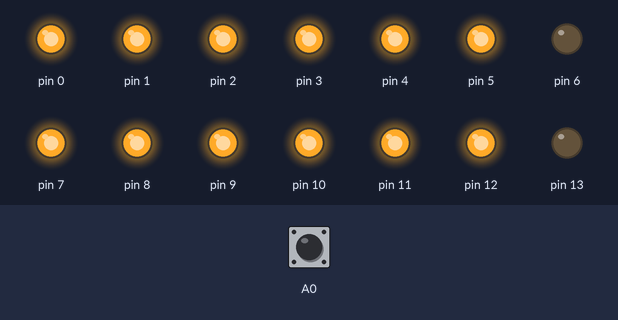
Recording of a sketch running on a simulated Arduino Uno, built with avr-gcc and run on an emulated ATmega328P. On the bench: output pins drawn as LEDs (lit = HIGH). Dashed ring = blinking. The inputs (shaded band) are chosen by the test bench; at power-on: A0 HIGH.

Above: at 1.2 s.
1.3 s: A0 pulsed LOW 5 times (0.12 s each, 0.3 s apart)
At 1.87 s:
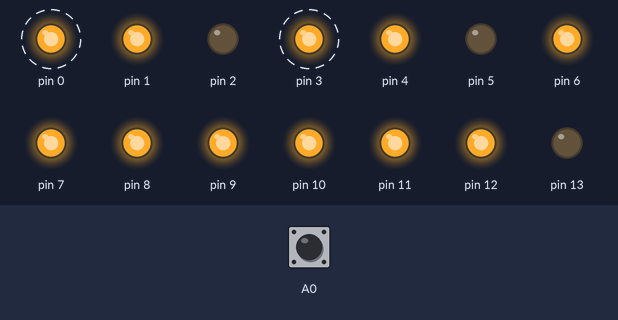
At 3.1 s:
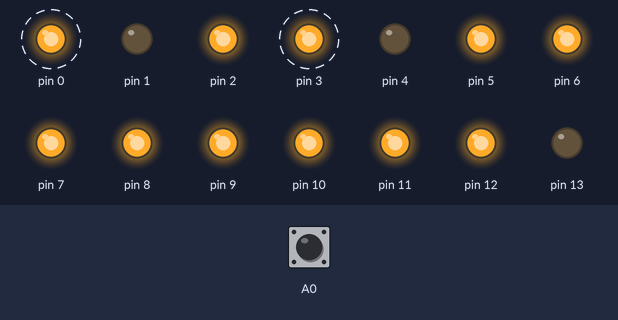
4.3 s: A0 pulsed LOW 2 times (0.12 s each, 0.3 s apart)
At 5.9 s:
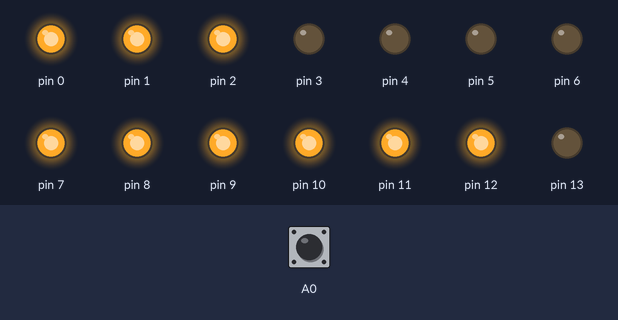
Timing chart, 0 to 7.4 s (numbered marks = the images above; inputs shaded):
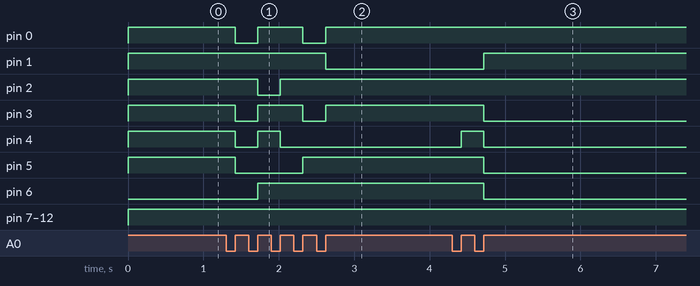

The sketch:

1.ino
```cpp
byte i, a, b , c = 0, d, e = 0;
int num[10][7] = {
  {1, 1, 1, 1, 1, 1, 0},
  {0, 1, 1, 0, 0, 0, 0},
  {1, 1, 0, 1, 1, 0, 1},
  {1, 1, 1, 1, 0, 0, 1},
  {0, 1, 1, 0, 0, 1, 1},
  {1, 0, 1, 1, 0, 1, 1},
  {1, 0, 1, 1, 1, 1, 1},
  {1, 1, 1, 0, 0, 0, 0},
  {1, 1, 1, 1, 1, 1, 1},
  {1, 1, 1, 1, 0, 1, 1},
};


void setup() {
  for (i = 0; i < 14; i++) {
    pinMode(i, OUTPUT);
  }
  pinMode(A0, INPUT);
}


void loop() {

  for (b = 0; b < 7; b++) {
    digitalWrite(b, num[c][b]);
  }

  for (d = 0; d < 7; d++) {
    digitalWrite(d+7, num[e][d]);
  }

  if (digitalRead(A0) == 0) {
    while (digitalRead(A0) == 0) {}
    c++;

    if (c == 10) {
      c = 0;
      e++;
      if(e==0){
        e=0;
      }
    }

  }

}
```

Measured:
- after the input at 1.3 s, pin 0, pin 3: alternates HIGH for 0.60 s and LOW for 0.30 s, 4 changes in all, then stays HIGH, starting after 0.12 s; pin 1: HIGH → LOW after 1.3 s; pin 2: HIGH → LOW after 0.42 s, → HIGH 0.30 s later; pin 4: HIGH → LOW after 0.12 s, → HIGH 0.30 s later, → LOW 0.30 s later; pin 5: HIGH → LOW after 0.12 s, → HIGH 0.90 s later
- after the input at 4.3 s, pin 1: LOW → HIGH after 0.42 s; pin 3, pin 5, pin 6: HIGH → LOW after 0.42 s; pin 4: LOW → HIGH after 0.12 s, → LOW 0.30 s later
